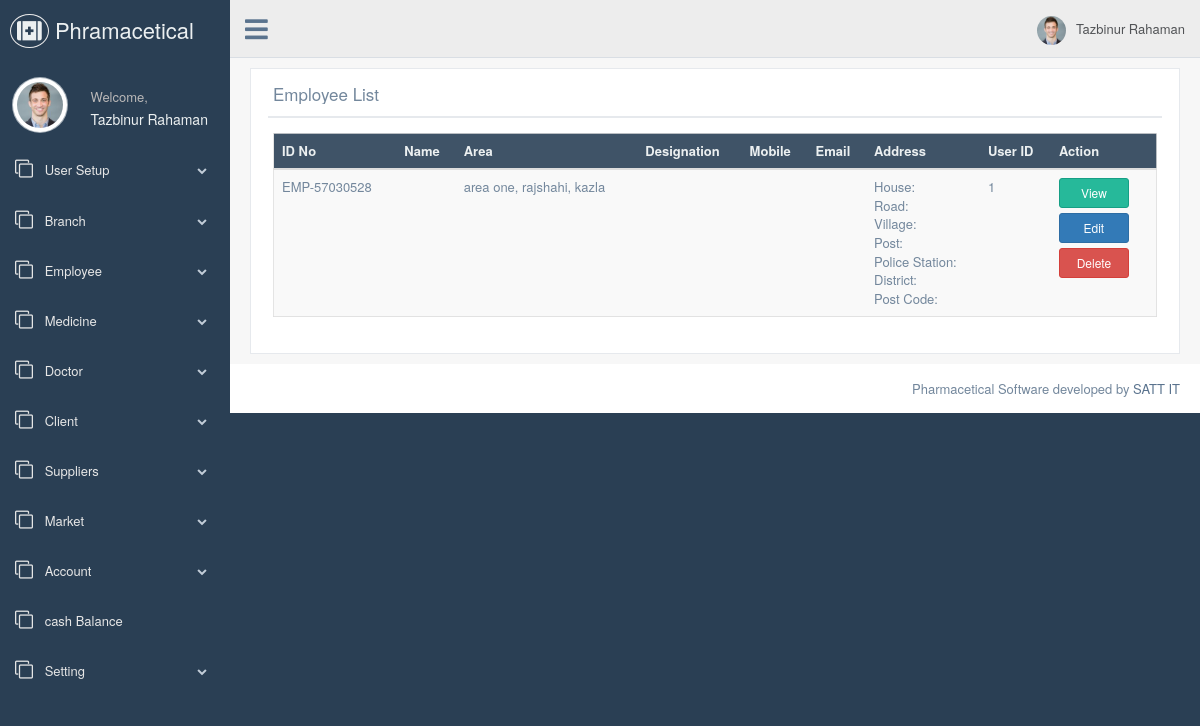
Screenshot of /employee-list.php with the database file from the repository.
### tables this page shows
CREATE TABLE `emp_office_info` (
  `id` varchar(225) NOT NULL,
  `designation` varchar(225) DEFAULT NULL,
  `joining_date` varchar(50) DEFAULT NULL,
  `basic_salary` int(225) DEFAULT NULL,
  `house_rent` int(225) DEFAULT NULL,
  `medical_allowance` int(225) DEFAULT NULL,
  `trasnport_allowance` int(225) DEFAULT NULL,
  `insurance` int(225) DEFAULT NULL,
  `commission` int(225) DEFAULT NULL,
  `extra_over_time` int(225) DEFAULT NULL,
  `total_salary` int(225) DEFAULT NULL,
  `user_id` int(225) DEFAULT NULL,
  `pass` varchar(225) DEFAULT NULL
);

CREATE TABLE `employee_has_area` (
  `id` int(225) NOT NULL,
  `emp_id` varchar(225) DEFAULT NULL,
  `area_id` int(225) DEFAULT NULL
);

CREATE TABLE `area` (
  `id` int(225) NOT NULL,
  `area` varchar(100) DEFAULT NULL,
  `district` varchar(100) DEFAULT NULL,
  `thana` varchar(100) DEFAULT NULL
);

### employee-list.php (the view, shortened to what this page needs)
<?php
include_once('inc/header.php');
include_once("inc/topbody.php");
include_once('inc/sidebar.php');
include_once("inc/topbar.php");
 ?>
        <div class="right_col" role="main">
            <div class="row">
              <div class="col-md-12 col-sm-12 col-xs-12">
                <div class="x_panel">
                  <div class="x_title">
                    <h2>Employee List <small></small></h2>
                    <div class="clearfix"></div>
                  </div>
                  <div class="x_content">
                    <div class="table-responsive">
                      <table class="table table-striped jambo_table bulk_action">
                        <thead>
                          <tr class="headings">
                            <th class="column-title">ID No</th>
                            <th class="column-title">Name</th>
                            <th class="column-title">Area</th>
                            <th class="column-title">Designation</th>
                            <th class="column-title">Mobile</th>
                            <th class="column-title">Email</th>
                            <th class="column-title">Address</th>
                            <th class="column-title">User ID</th>
                            <th class="column-title no-link last"><span class="nobr">Action</span>
                            </th>
                          </tr>
                        </thead>
                        <tbody>
                            <?php
                            include 'inc/dbh.php';
                                $sql = "SELECT * FROM emp_office_info INNER JOIN emp_basic_info ON emp_office_info.id=emp_basic_info.emp_id INNER JOIN emp_contact_info ON emp_office_info.id= emp_contact_info.emp_id INNER JOIN emp_health_info ON
                              emp_contact_info.emp_id  =emp_health_info.emp_id;";
                                $result = mysqli_query($conn, $sql);
                                $checkresult = mysqli_num_rows($result);
                                if ($checkresult>0) {
                                while ($row = mysqli_fetch_assoc($result)) {
                                  $emp_id = $row['id'];
                                  $designation = $row['designation'];
                                  $user_id = $row['user_id'];
                                  $name = $row['name'];
                                  $mobile = $row['mobile'];
                                  $email = $row['email'];
                                  $house = $row['pre_house'];
                                  $road = $row['pre_road'];
                                  $village = $row['pre_village'];
                                  $post = $row['pre_post'];
                                  $police_station = $row['pre_police_station'];
                                  $district = $row['pre_district'];
                                  $post_code = $row['pre_post_code'];
                                  ?>
                                  <form class="" action="" method="post" id="form_<?php echo $emp_id; ?>">
                                  <?php
                                  echo '<tr class="even pointer">';
                                  echo '<td class=" ">'.$emp_id.'</td>';
                                  echo '<td class=" ">'.$name.'</td>';
                                  echo '<td class=" ">';
                                  $sql2 = "SELECT * FROM employee_has_area JOIN area ON employee_has_area.area_id=area.id WHERE employee_has_area.emp_id='$emp_id';";
                                  $result2 = mysqli_query($conn, $sql2);
                                  $checkresult2 = mysqli_num_rows($result2);
                                  if ($checkresult2>0) {
                                  while ($row2 = mysqli_fetch_assoc($result2)) {
                                    echo $row2['area'].", ".$row2['district'].", ".$row2['thana']."<br>";
                                    }
                                  }
                                  echo '</td>';
                                  echo '<td class=" ">'.$designation.'</td>';
                                  echo '<td class=" ">'.$mobile.'</td>';
                                  echo '<td class=" ">'.$email.'</td>';
                                  echo '<td class=" ">'.
                                  "House: ".$house.
                                  "<br>Road: ".$road.
                                  "<br>Village: ".$village.
                                  "<br>Post: ".$post.
                                  "<br>Police Station: ".$police_station.
                                  "<br>District: ".$district.
                                  "<br>Post Code: ".$post_code
                                  .'</td>';
                                  echo '<td class=" ">'.$user_id.'</td>';
                                  ?>
                                  <td class=" ">
                                    <a class="btn btn-sm btn-success" style="width: 70px" name="view" href="view-employee.php?id=<?php echo $emp_id; ?>">View</a><br>
                                    <a class="btn btn-sm btn-primary" style="width: 70px" name="edit" href="edit-employee.php?id=<?php echo $emp_id; ?>">Edit</a> <br>
                                    <button class="btn btn-sm btn-danger" type="submit" style="width: 70px" data-id="<?php echo $emp_id; ?>" id="delete" name="delete">Delete</button>
                                  </td>
                                </tr>
                                  </form>
                                  <?php
                                  }
                                }
                                  ?>
                        </tbody>
                      </table>
                    </div>
                  </div>
                </div>
              </div>
            </div>
        </div>
      <?php include_once("inc/footer.php"); ?>
      </div>
      </div>
      </body>
      </html>

### inc/header.php (shortened to what this page needs)
<!DOCTYPE html>
<html lang="en">
  <head>
    <link href="vendors/bootstrap/dist/css/bootstrap.min.css" rel="stylesheet">
    <link href="vendors/font-awesome/css/font-awesome.min.css" rel="stylesheet">
    <link href="vendors/nprogress/nprogress.css" rel="stylesheet">
    <link href="vendors/iCheck/skins/flat/green.css" rel="stylesheet">
    <link href="vendors/bootstrap-progressbar/css/bootstrap-progressbar-3.3.4.min.css" rel="stylesheet">
    <link href="vendors/jqvmap/dist/jqvmap.min.css" rel="stylesheet"/>
    <link href="vendors/bootstrap-daterangepicker/daterangepicker.css" rel="stylesheet">
    <link rel="stylesheet" href="https://use.fontawesome.com/releases/v5.8.2/css/all.css">
    <link href="build/css/custom.min.css" rel="stylesheet">
  </head>

### inc/topbody.php (shortened to what this page needs)
  <body class="nav-md">
    <div class="container body">
      <div class="main_container">
        <div class="col-md-3 left_col">
          <div class="left_col scroll-view">
            <div class="navbar nav_title" style="border: 0;">
              <a href="index.php" class="site_title"><i class="fas fa-first-aid"></i> <span>Phramacetical</span></a>
            </div>
<div class="profile clearfix">
  <div class="profile_pic">
    <img src="images/img.jpg" alt="..." class="img-circle profile_img">
  </div>
  <div class="profile_info">
    <span>Welcome,</span>
    <h2>Tazbinur Rahaman</h2>
  </div>
</div>

### inc/sidebar.php (shortened to what this page needs)
<div id="sidebar-menu" class="main_menu_side hidden-print main_menu">
  <div class="menu_section">
    <ul class="nav side-menu">
      <li><a><i class="fa fa-clone"></i> User Setup <span class="fa fa-chevron-down"></span></a>
      </li>
      <li><a><i class="fa fa-clone"></i> Branch <span class="fa fa-chevron-down"></span></a>
      </li>
      <li><a><i class="fa fa-clone"></i> Employee <span class="fa fa-chevron-down"></span></a>
      </li>
      <li><a><i class="fa fa-clone"></i>  Medicine <span class="fa fa-chevron-down"></span></a>
      </li>
      <li><a><i class="fa fa-clone"></i> Doctor <span class="fa fa-chevron-down"></span></a>
      </li>
      <li><a><i class="fa fa-clone"></i> Client <span class="fa fa-chevron-down"></span></a>
      </li>
      <li><a><i class="fa fa-clone"></i> Suppliers <span class="fa fa-chevron-down"></span></a>
      </li>
      <li><a><i class="fa fa-clone"></i> Market <span class="fa fa-chevron-down"></span></a>
      </li>
      <li><a><i class="fa fa-clone"></i> Account <span class="fa fa-chevron-down"></span></a>
      </li>
      <li><a><i class="fa fa-clone"></i> cash Balance</a>
      </li>
      <li><a><i class="fa fa-clone"></i> Setting <span class="fa fa-chevron-down"></span></a>
      </li>
    </ul>
  </div>
</div>
          </div>
        </div>

### inc/topbar.php
<div class="top_nav">
  <div class="nav_menu">
    <nav>
      <div class="nav toggle">
        <a id="menu_toggle"><i class="fa fa-bars"></i></a>
      </div>
      <ul class="nav navbar-nav navbar-right">
        <li class="">
          <a href="javascript:;" class="user-profile dropdown-toggle" data-toggle="dropdown" aria-expanded="false">
            <img src="images/img.jpg" alt="">Tazbinur Rahaman
          </a>
        </li>
      </ul>
    </nav>
  </div>
</div>

### inc/footer.php
<footer>
  <div class="pull-right">
    Pharmacetical Software developed by <a href="https://sattit.com/">SATT IT</a>
  </div>
  <div class="clearfix"></div>
</footer>

### rows the page displays
emp_office_info: id "EMP-57030528", user "1"
employee_has_area: area.area "area one", area.district "rajshahi", area.thana "kazla"
